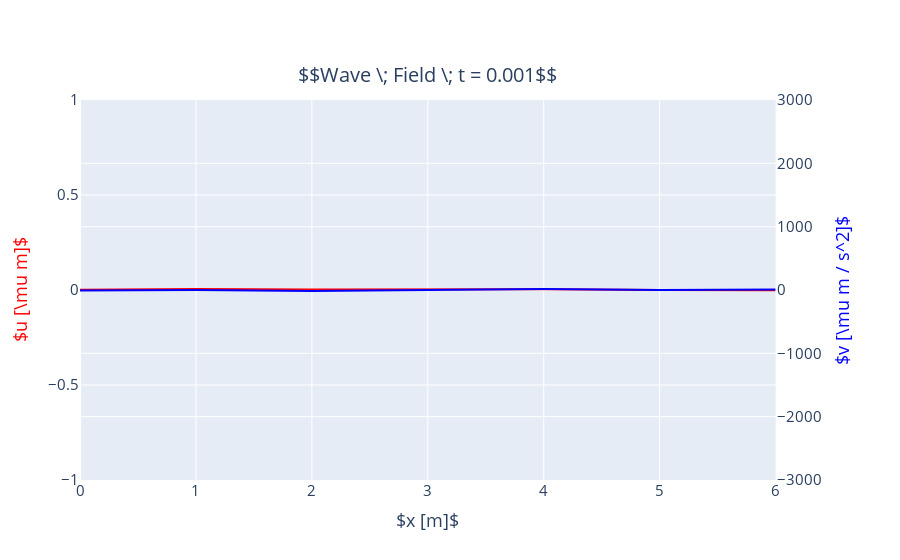

The code cell stored with this chart in its notebook:
### Code cell
plot_uv(u1-u2, v1-v2, t, plot_v=True)

### Figure 1 — Plotly figure (JSON) as saved in the notebook; plotly's stock layout.template omitted (floating-point values rounded to 4 significant figures)
{"data": [{"line": {"color": "blue"}, "mode": "lines", "name": "$v [\\mu m / s^2]$", "showlegend": false, "type": "scatter", "x": [0, 1, 2, 3, 4, 5, 6], "xaxis": "x", "y": [-9.426, -0.3595, -15.69, 1.094, 16.62, 1.613, 8.565], "yaxis": "y2"}, {"line": {"color": "red"}, "mode": "lines", "name": "$u [\\mu m]$", "showlegend": false, "type": "scatter", "x": [0, 1, 2, 3, 4, 5, 6], "xaxis": "x", "y": [0.001724, 0.004621, 0.002509, 0.003641, 0.00395, 0.0003893, -0.0008095], "yaxis": "y"}], "layout": {"annotations": [{"font": {"size": 20}, "showarrow": false, "text": "$$Wave \\; Field \\; t = 0.001$$", "x": 0.47, "xanchor": "center", "xref": "paper", "y": 1, "yanchor": "bottom", "yref": "paper", "yshift": 10}], "font": {"size": 15}, "xaxis": {"anchor": "y", "domain": [0, 0.94], "title": {"text": "$x [m]$"}}, "yaxis": {"anchor": "x", "domain": [0, 1], "exponentformat": "e", "range": [-1, 1], "showexponent": "all", "title": {"font": {"color": "red"}, "text": "$u [\\mu m]$"}}, "yaxis2": {"anchor": "x", "exponentformat": "e", "overlaying": "y", "range": [-3000, 3000], "showexponent": "all", "side": "right", "title": {"font": {"color": "blue"}, "text": "$v [\\mu m / s^2]$"}}}}
